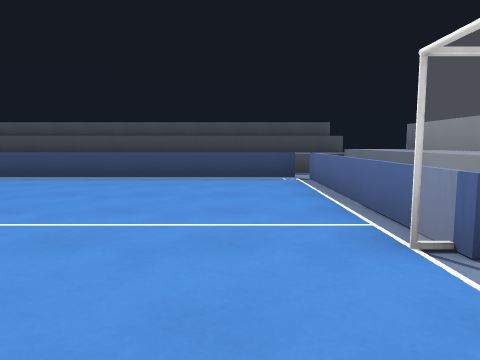
View 1 (above)

16 first-person views from a walk through a Godot game level. The camera is 1.2 m above the floor, tilts 6° down and sees 70° across. The floor is counted in squares, 2 m on a side. Each view is taken from the middle of a square. On the plan, view 1 faces up. The plan holds only what a view shows up to about 10 squares ahead; the rest is blank.

View 2
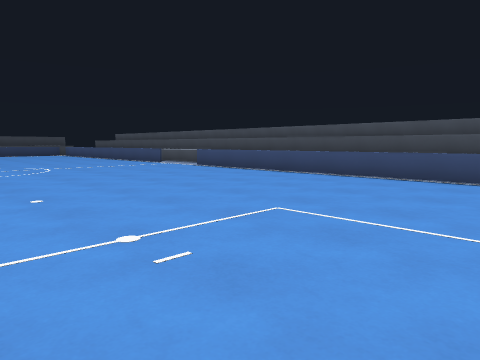

View 3
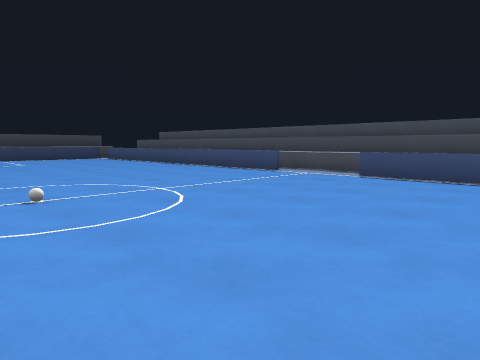

View 4
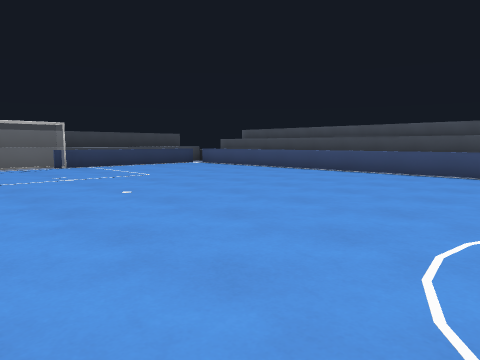

View 5
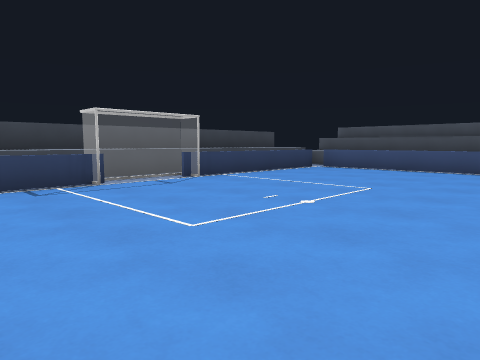

View 6
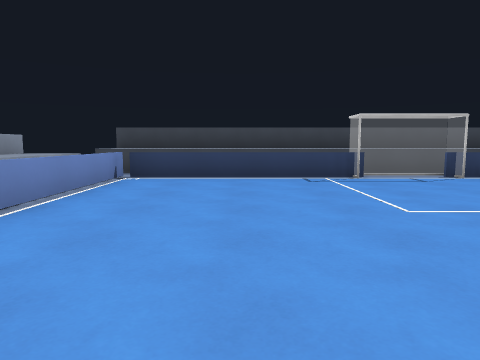

View 7
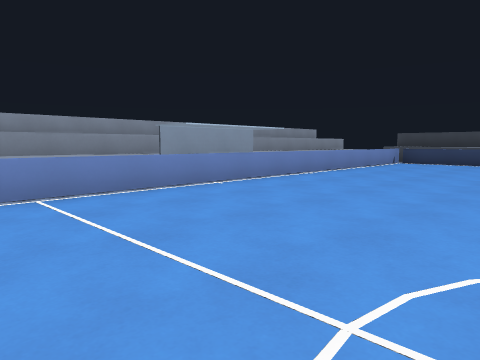

View 8
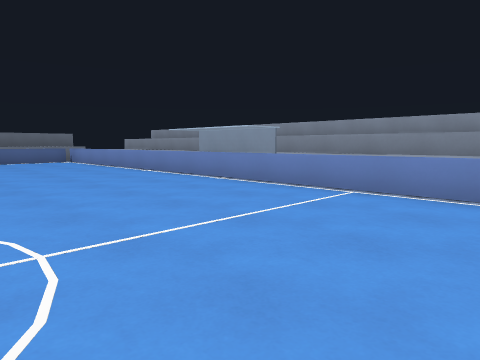

View 9
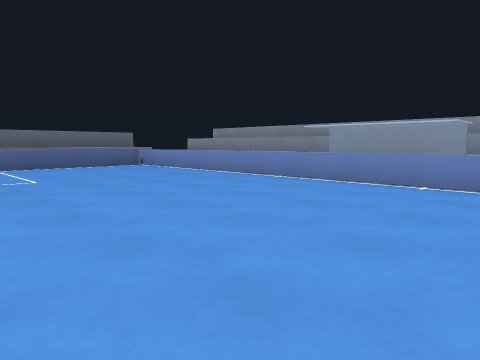

View 10
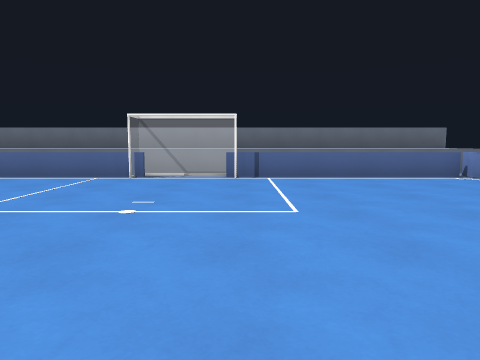

View 11
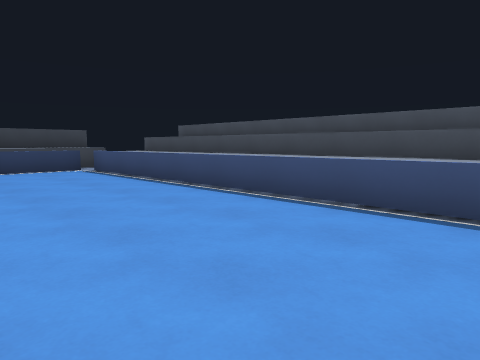

View 12
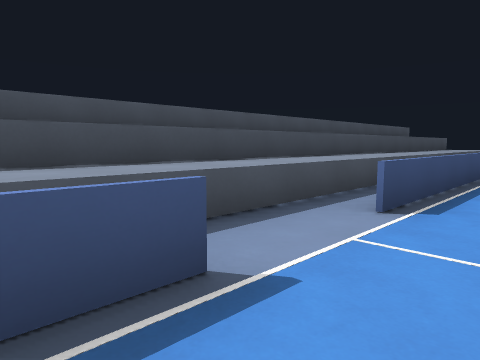

View 13
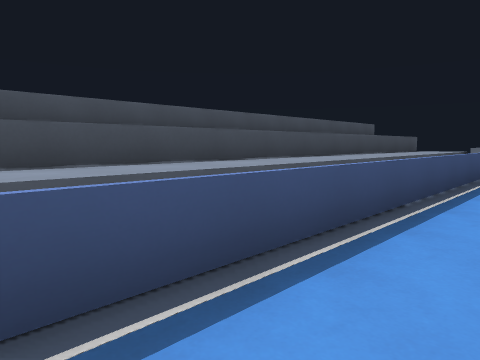

View 14
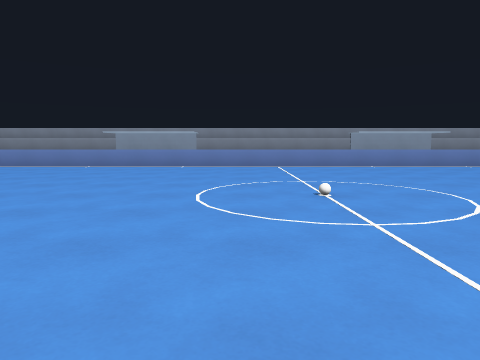

View 15
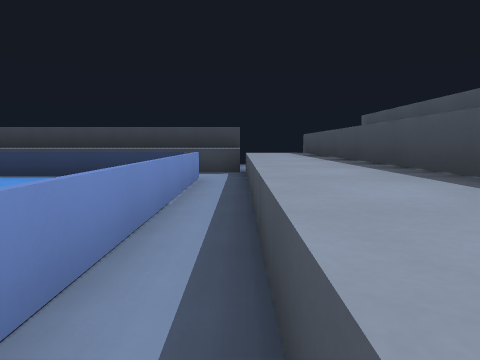

View 16
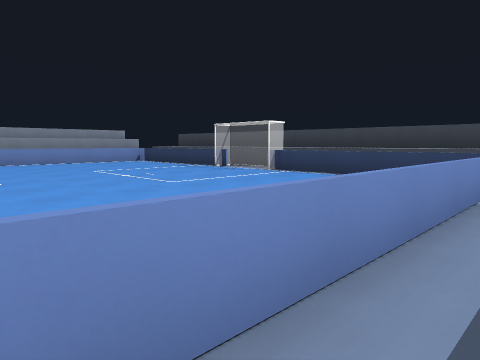

### Floor plan
Key: @ floor where view 1 was taken; # wall or solid block; x gap in a wall; . floor; / step, stairs or slope; = window, fence, low wall or low ledge; ^ raised ledge.
Columns run from 21 left of view 1 to 3 right of it. Each row starts with its distance up from view 1.
 10             ############
  9
  8  ^^^^^^^^^^^^^^^^^^^^^^^
  7 ^^^..........^^^^^^^^^^^^
  6 ^^x=========.==========^^
  5 ^^....................=^^
  4 ^^....................=^^
  3 ^^....................=^^
  2 ^^#...................#^^
  1 ^^........../..........^^
  0 ^^=..................@=^^
 -1 ^^....................=^^
 -2 ^^....................=^^
 -3 ^^....................=^^
 -4 ^^=====================^^
 -5 ^^    ##^^## ##^^##    ^^
 -6  ^^^  ^  ^^^^^^^

Where each view was taken, in squares from view 1:
view 1: 0 up, 0 right, facing up
view 2: 0 up, 0 right, facing up-left
view 3: 0 up, 5 left, facing up-left
view 4: 1 down, 10 left, facing up-left
view 5: 2 down, 14 left, facing up-left
view 6: 2 down, 13 left, facing left
view 7: 0 up, 8 left, facing down-left
view 8: 0 up, 11 left, facing down-right
view 9: 1 up, 8 left, facing down-right
view 10: 0 up, 5 left, facing right
view 11: 3 up, 11 left, facing up-left
view 12: 5 up, 11 left, facing up-right
view 13: 5 up, 8 left, facing up-right
view 14: 5 up, 8 left, facing down
view 15: 7 up, 13 left, facing left
view 16: 7 up, 13 left, facing down-left
